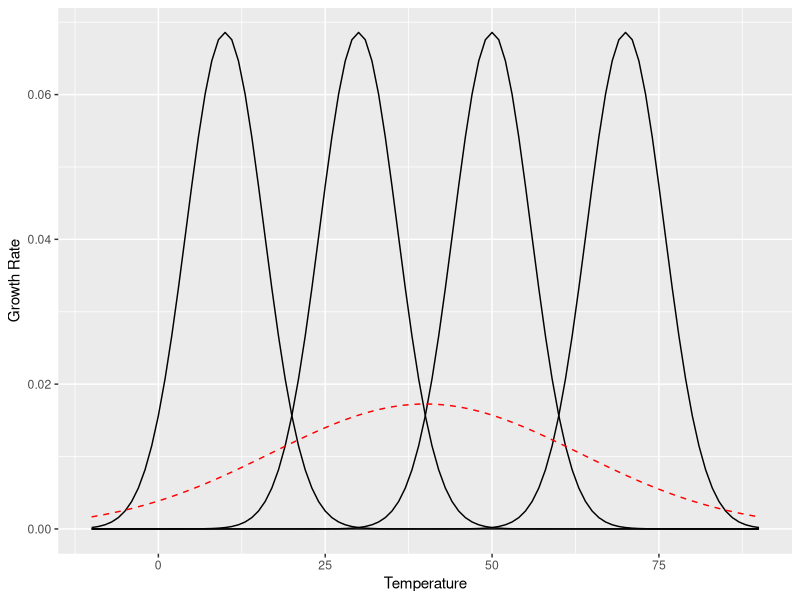
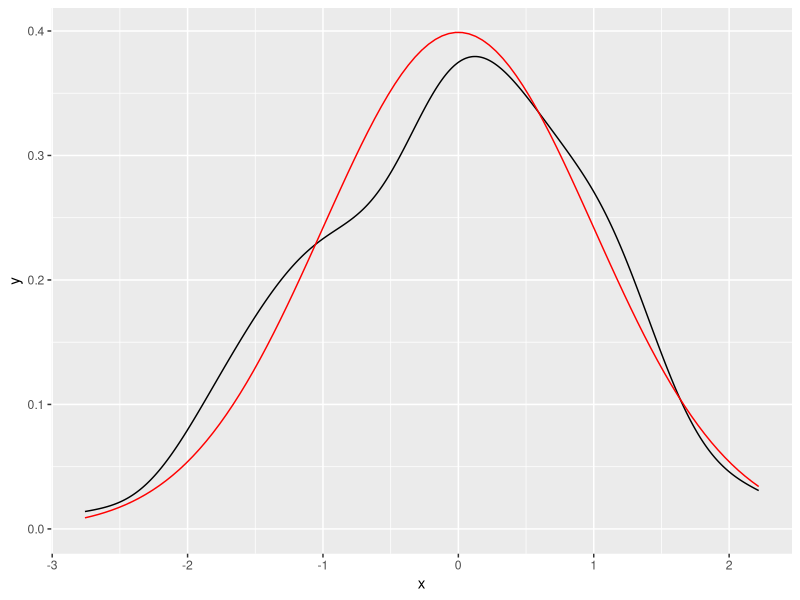
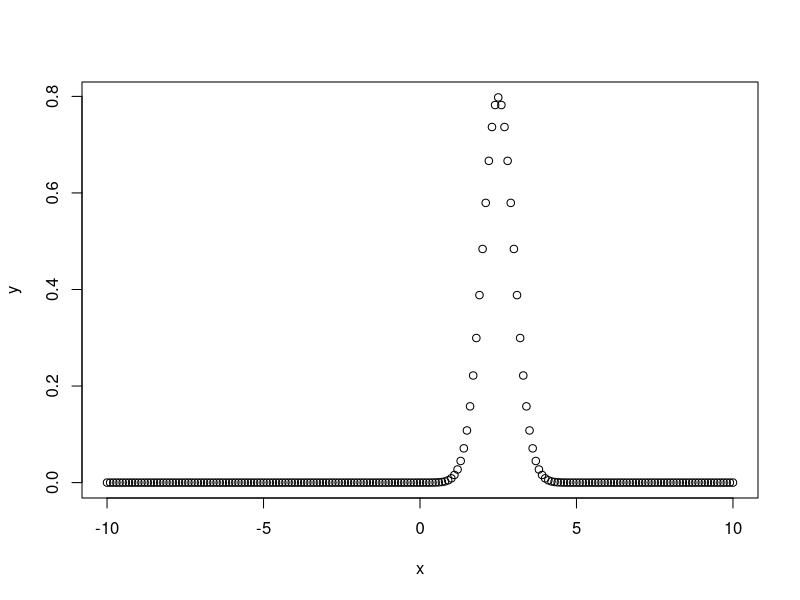
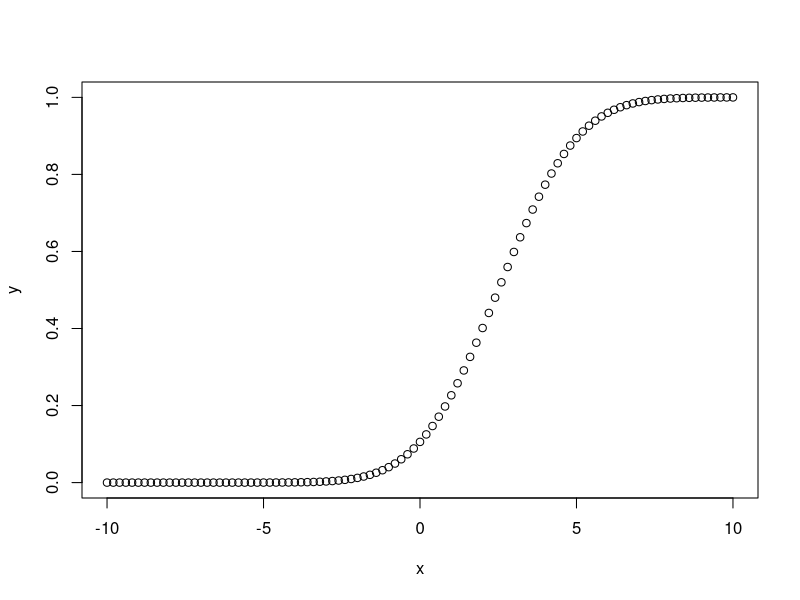
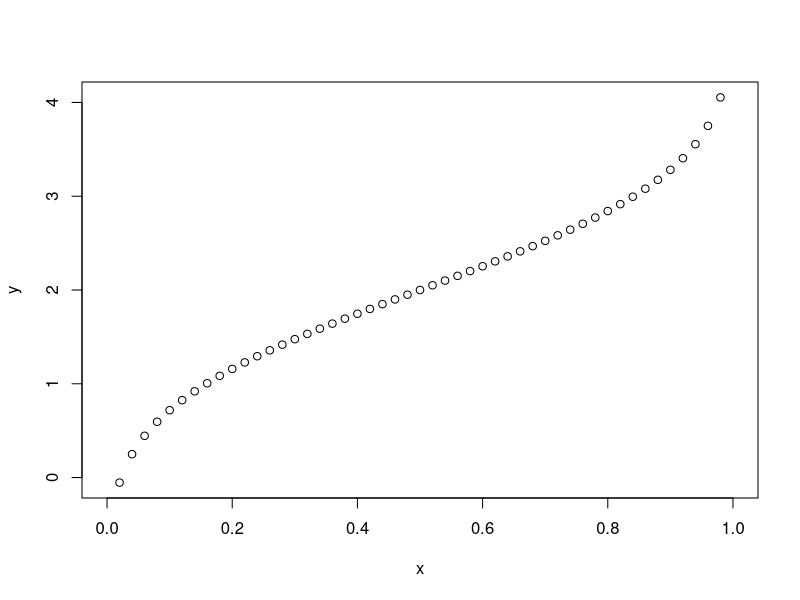
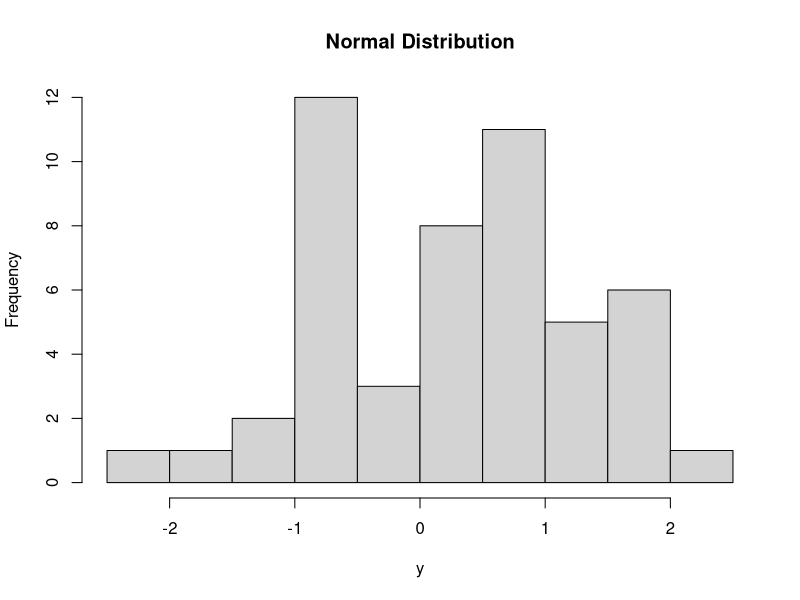
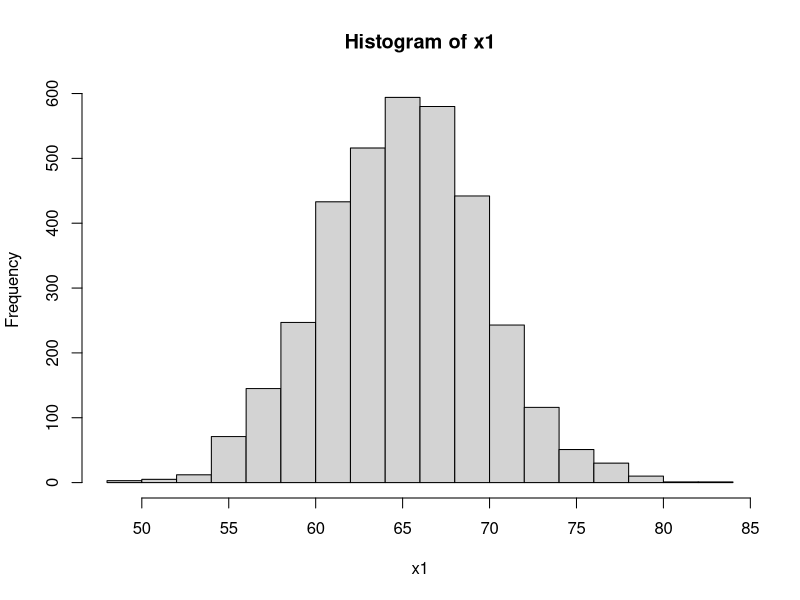
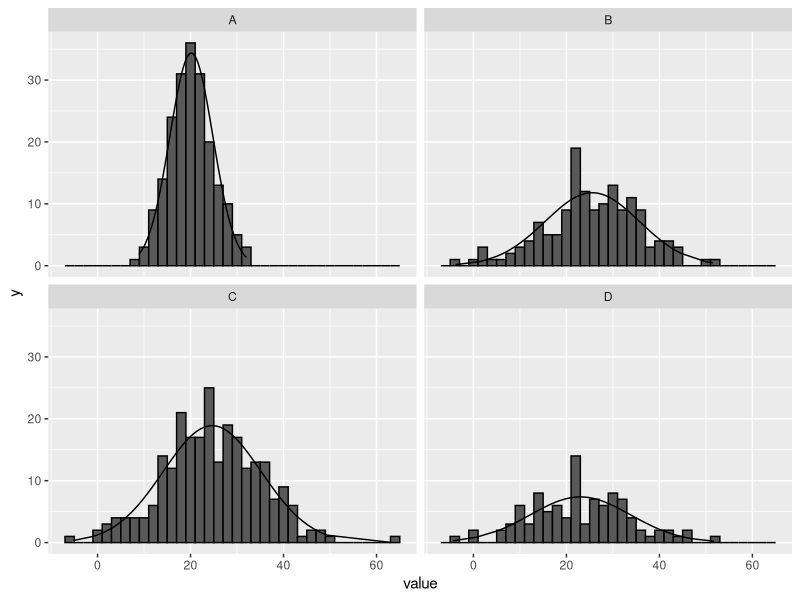

Source code (R) for these figures, in order:
library(ggplot2)
library(tidyverse)

a <- seq(0, 20, by = .1)
b <- seq(20, 40, by = .1)
c <- seq(40, 60, by = .1)
d <- seq(60, 80, by = .1)

overall_mean <- mean(c(a, b, c, d))
# pull this from real (fake for now) data
overall_sd <- sd(c(a, b, c, d))

p9_3 <- ggplot(data.frame(x = c(-10, 90)), aes(x = x)) +
  stat_function(fun = dnorm, args = list(mean(a), sd(a))) +
  stat_function(fun = dnorm, args = list(mean(b), sd(b))) +
  stat_function(fun = dnorm, args = list(mean(c), sd(c))) +
  stat_function(fun = dnorm, args = list(mean(d), sd(d))) +
  stat_function(fun = dnorm, args = list(overall_mean, overall_sd), colour = "red", linetype="dashed") +
  xlab("Temperature") +
  ylab("Growth Rate")
p9_3

# print ggplot2 data visualization cheat sheet
# stat_function is useful for overlaying functions
set.seed(1492)
ggplot(data.frame(x = rnorm(100)), aes(x)) +
  geom_density() +
  stat_function(fun = dnorm, colour = "red")




# dnorm - this function gives height of the probability distribution at each point for a given mean and standard deviation
x <- seq(-10, 10, by = .1)
y <- dnorm(x, mean = 2.5, sd = 0.5)
plot(x, y)

# pnorm - this function gives the probability of a normally distributed random number to be less than the value of a given number. It is also called "Cumulative Distribution Function"
x <- seq(-10, 10, by = 0.2)
y <- pnorm(x, mean = 2.5, sd = 2)
plot(x, y)


# qnorm - this function takes the probability value and gives a number whose cumulative value matches the probability value
x <- seq(0, 1, by = 0.02)
y <- qnorm(x, mean = 2, sd = 1)
plot(x, y)


# rnorm - this function is used to generate random numbers whose distribution is normal. It takes the sample size as input and generates that many random numbers. We draw a histogram to show the distribution of the generated numbers

# create a sample of 50 numbers which are normally distributed
y <- rnorm(50)

hist(y, main = "Normal Distribution")


x1 <- rnorm (3500, mean=65, sd=4.58)
hist(x1)


set.seed(1) # sets a seed of reproducible results. used to produce the same sample again and again
my_hist <- data.frame( # my_hist is a data frame with two columns, group as well as value. It has 700 rows
  group = c(rep("A", 200), rep("B",150), rep("C",250), rep("D",100)),
  value = c(rnorm(200, 20, 5), # rnorm has n, number of observations, mean, and standard deviation. 200, 20, 5
            # standard deviation is a measure of how spread out numbers are
            # is the square root of the variance
            # the variance is the average of the squared differences from the mean
            # https://www.mathsisfun.com/data/standard-deviation.html
            rnorm(150,25,10),
            rnorm(250,25,10),
            rnorm(100,25,10)))

# Set desired binwidth and number of non-missing obs
bw = 2
n_obs = sum(!is.na(my_hist$value))


my_hist %>% 
  group_by(group) %>%
  nest(value) %>% # nesting creates a list-column of data frames, unnesting flattens it back out into regular columns
# map() apply a function to each element of a vector. map() always returns a list
# tilde is used to separate the left- and right-hand sides in a model formula. Our formula here describes the dnorm being multiplied by the bin_width and the sum of all the non_missing observations
# dnorm takes a vector (.$value in this case), a mean, and standard deviation
  mutate(y = map(data, ~ dnorm(
    .$value, mean = mean(.$value), sd = sd(.$value)
  ) * bw * sum(!is.na(.$value)))) %>% 
  unnest(data,y) %>% 
  
  ggplot(aes(x = value)) +
  geom_histogram(data = my_hist, binwidth = bw, colour = "black") +
  geom_line(aes(y = y)) + 
  facet_wrap(~ group)
